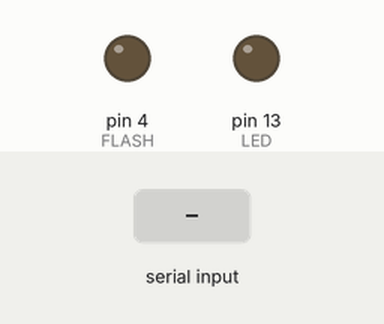
This sketch was run on a simulated Arduino Uno, built with avr-gcc and run on an emulated ATmega328P. Shown: output pins drawn as LEDs (lit = HIGH). Inputs (shaded band) come from the test bench. What the sketch prints to the serial monitor is not drawn.

Above: at 1.2 s.
1.3 s: "1" received over Serial
Timing chart, 0 to 4.3 s (numbered marks = the images above; inputs shaded):
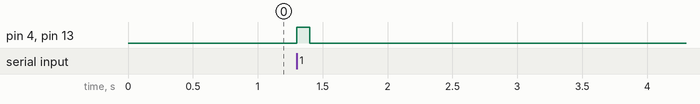

The sketch:

179_Optocoupler4N25.ino
```cpp
//A full description of this module (and many others) can be downloaded at: https://eve_arduino

int FLASH=4;
int LED=13;

void setup()
{
  pinMode(FLASH, OUTPUT);
  digitalWrite(FLASH, LOW);
  pinMode(LED, OUTPUT);
  digitalWrite(LED, LOW);
  Serial.begin(9600); // open serial
  Serial.println("Press the spacebar followed by the Enter key");
}

void loop()
{
  int key;

  while (Serial.available() > 0)
  {
    int key = Serial.read();

    if (key = ' ')
    {
      digitalWrite(FLASH, HIGH);
      digitalWrite(LED, HIGH);
      Serial.println("Flash is triggered");
      delay(100);
      digitalWrite(FLASH, LOW);
      digitalWrite(LED, LOW);
      break;
    }
    else
    {
      Serial.println("Press the spacebar followed by the Enter key");
    }
  }
}
```

Measured:
- after the input at 1.3 s, pin 4 (FLASH), pin 13 (LED): LOW → HIGH at once, → LOW 0.10 s later
